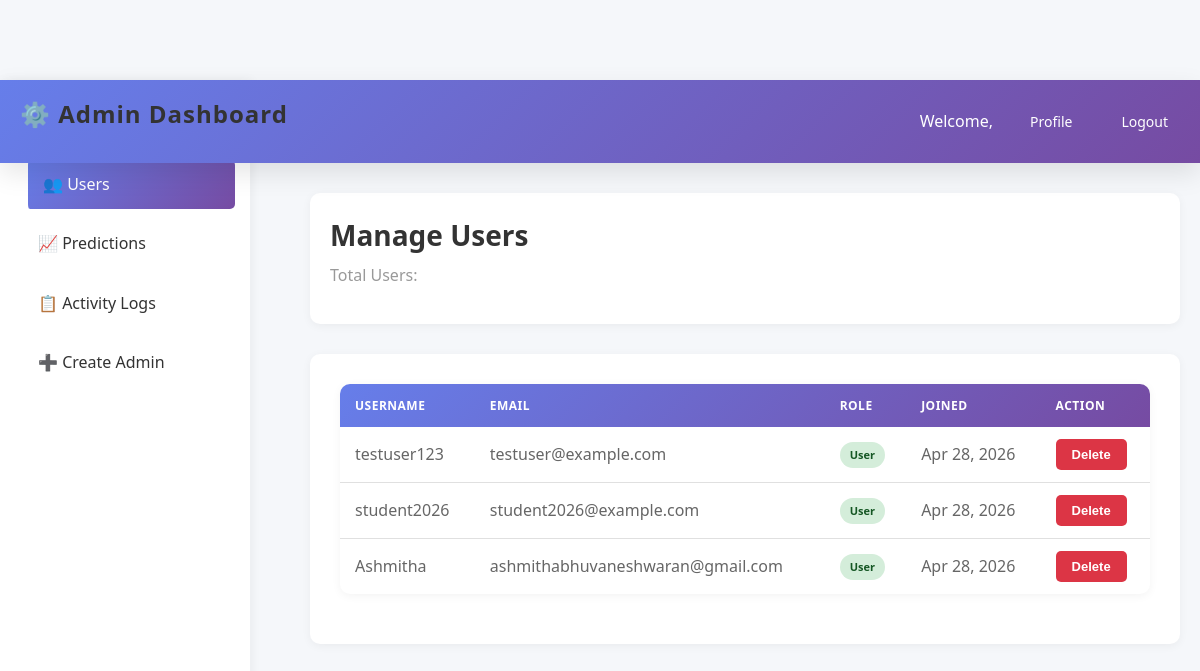
Page /admin-users (signed in) on the committed database.
### app.py (models this page shows, shortened)
class User(UserMixin, db.Model):
    id = db.Column(db.Integer, primary_key=True)
    username = db.Column(db.String(100), unique=True, nullable=False)
    email = db.Column(db.String(120), unique=True, nullable=False)
    password_hash = db.Column(db.String(200), nullable=False)
    created_at = db.Column(db.DateTime, default=datetime.utcnow)
    predictions = db.relationship('Prediction', backref='user', lazy=True)

### app.py (the view)
@app.route('/admin-users')
def admin_users():
    if 'admin_id' not in session:
        flash('Unauthorized access!', 'danger')
        return redirect(url_for('admin_login'))
    users = User.query.all()
    return render_template('admin_users.html', users=users)

### templates/admin_users.html (shortened to what this page needs)
<!DOCTYPE html>
<html lang="en">
<head>
    <link rel="stylesheet" href="{{ url_for('static', filename='css/main.css') }}">
</head>
<body>
    <div class="navbar">
        <div class="navbar-content">
            <h1>⚙️ Admin Dashboard</h1>
            <div class="navbar-links">
                <span>Welcome, {{ session.username }}</span>
                <a href="{{ url_for('admin_profile') }}">Profile</a>
                <a href="{{ url_for('admin_logout') }}">Logout</a>
            </div>
        </div>
    </div>
    <div class="sidebar">
        <ul class="sidebar-menu">
            <li><a href="{{ url_for('admin_dashboard') }}">📊 Dashboard</a></li>
            <li><a href="{{ url_for('admin_users') }}" class="active">👥 Users</a></li>
            <li><a href="{{ url_for('admin_predictions') }}">📈 Predictions</a></li>
            <li><a href="{{ url_for('admin_logs') }}">📋 Activity Logs</a></li>
            <li><a href="{{ url_for('create_admin') }}">➕ Create Admin</a></li>
        </ul>
    </div>
    <div class="container">
        <div class="header">
            <div class="header-info">
                <h2>Manage Users</h2>
                <p>Total Users: {{ total_users }}</p>
            </div>
        </div>
        <div class="section">
            {% if users %}
                <table class="table">
                    <thead>
                        <tr>
                            <th>Username</th>
                            <th>Email</th>
                            <th>Role</th>
                            <th>Joined</th>
                            <th>Action</th>
                        </tr>
                    </thead>
                    <tbody>
                        {% for user in users %}
                            <tr>
                                <td>{{ user.username }}</td>
                                <td>{{ user.email }}</td>
                                <td><span class="badge badge-user">User</span></td>
                                <td>{{ user.created_at.strftime('%b %d, %Y') if user.created_at else 'N/A' }}</td>
                                <td>
                                    <button class="btn btn-danger" onclick="deleteUser('{{ user.id }}')">Delete</button>
                                </td>
                            </tr>
                        {% endfor %}
                    </tbody>
                </table>
            {% else %}
                <div class="no-data">
                    <p>No users found</p>
                </div>
            {% endif %}
        </div>
    </div>
</body>
</html>

### static/css/main.css (style rules this page uses)
* { margin: 0; padding: 0; box-sizing: border-box; }
:root { --primary-gradient: linear-gradient(135deg, #667eea 0%, #764ba2 100%); --primary-color: #667eea; --secondary-color: #764ba2; --success-color: #28a745; --danger-color: #dc3545; --warning-color: #ffc107; --info-color: #17a2b8; --light-gray: #f5f7fa; --gray: #999; --dark-gray: #333; --border-color: #e0e0e0; --box-shadow: 0 2px 10px rgba(0, 0, 0, 0.05); --box-shadow-large: 0 10px 25px rgba(0, 0, 0, 0.1); }
html, body { height: 100%; }
body { font-family: 'Segoe UI', Tahoma, Geneva, Verdana, sans-serif; color: var(--dark-gray); line-height: 1.6; animation: fadeIn 0.6s ease-out; }
.navbar { background: var(--primary-gradient); color: white; padding: 15px 0; box-shadow: var(--box-shadow-large); position: sticky; top: 0; z-index: 100; animation: slideInDown 0.5s ease-out; }
.navbar-content { max-width: 1200px; margin: 0 auto; padding: 0 20px; display: flex; justify-content: space-between; align-items: center; }
.navbar h1 { font-size: 24px; font-weight: 700; letter-spacing: 1px; }
.navbar-links { display: flex; gap: 25px; align-items: center; list-style: none; }
.navbar-links a, .navbar-links button { color: white; text-decoration: none; font-weight: 500; transition: all 0.3s ease; border: none; background: none; cursor: pointer; font-size: 14px; padding: 8px 12px; border-radius: 5px; position: relative; }
.navbar-links a::after, .navbar-links button::after { content: ''; position: absolute; bottom: 0; left: 50%; width: 0; height: 2px; background: rgba(255, 255, 255, 0.5); transform: translateX(-50%); transition: width 0.3s ease; }
.sidebar { background: white; width: 250px; padding: 20px; min-height: calc(100vh - 80px); box-shadow: var(--box-shadow); position: fixed; left: 0; top: 80px; overflow-y: auto; }
.sidebar-menu { list-style: none; }
.sidebar-menu li { margin-bottom: 10px; }
.sidebar-menu a { display: block; padding: 12px 15px; color: var(--dark-gray); text-decoration: none; border-radius: 5px; transition: all 0.3s ease; font-weight: 500; border-left: 3px solid transparent; position: relative; overflow: hidden; }
.sidebar-menu a::before { content: ''; position: absolute; left: 0; top: 0; height: 100%; width: 3px; background: var(--secondary-color); transform: scaleY(0); transition: transform 0.3s ease; }
.sidebar-menu a:hover, .sidebar-menu a.active { background: var(--primary-gradient); color: white; border-left-color: var(--secondary-color); transform: translateX(5px); }
.container { max-width: 1200px; margin: 0 auto; padding: 30px 20px; }
h1, h2, h3, h4, h5, h6 { color: var(--dark-gray); margin-bottom: 15px; animation: slideInLeft 0.5s ease-out; }
h1 { font-size: 36px; font-weight: 700; }
h2 { font-size: 28px; font-weight: 700; }
p { color: var(--gray); margin-bottom: 15px; }
.btn { padding: 12px 24px; border: none; border-radius: 5px; font-size: 14px; font-weight: 600; cursor: pointer; transition: all 0.3s ease; text-decoration: none; display: inline-block; text-align: center; position: relative; overflow: hidden; }
.btn::before { content: ''; position: absolute; top: 50%; left: 50%; width: 0; height: 0; border-radius: 50%; background: rgba(255, 255, 255, 0.3); transform: translate(-50%, -50%); transition: width 0.6s, height 0.6s; }
.btn-danger { background: var(--danger-color); color: white; }
table { width: 100%; border-collapse: collapse; background: white; border-radius: 10px; overflow: hidden; box-shadow: var(--box-shadow); animation: slideInUp 0.5s ease-out; }
thead { background: var(--primary-gradient); color: white; }
th { padding: 15px; text-align: left; font-weight: 600; font-size: 14px; text-transform: uppercase; letter-spacing: 0.5px; }
td { padding: 15px; border-bottom: 1px solid var(--border-color); transition: all 0.2s ease; }
tbody tr { animation: fadeIn 0.4s ease-out; }
tbody tr:last-child td { border-bottom: none; }
.section { background: white; padding: 30px; border-radius: 10px; margin-bottom: 30px; box-shadow: var(--box-shadow); animation: slideInUp 0.5s ease-out; transition: all 0.3s ease; }
ul li, ol li { animation: slideInLeft 0.4s ease-out; }
ul li:nth-child(1) { animation-delay: 0.05s; }
ul li:nth-child(2) { animation-delay: 0.1s; }
ul li:nth-child(3) { animation-delay: 0.15s; }
ul li:nth-child(4) { animation-delay: 0.2s; }
ul li:nth-child(5) { animation-delay: 0.25s; }
p { animation: fadeIn 0.5s ease-out; }

### rows in the picture
User: username "testuser123", email "testuser@example.com", created_at "Apr 28, 2026"
User: username "student2026", email "student2026@example.com", created_at "Apr 28, 2026"
User: username "Ashmitha", email "ashmithabhuvaneshwaran@gmail.com", created_at "Apr 28, 2026"
